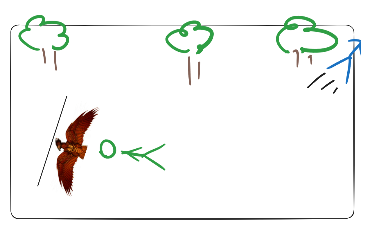

This is a level from a 2D game, rendered from its Tiled map with the project's own tilesets. A one-line summary and the complete map file follow:
An orthogonal 23x15 tile map with 16x16 px tiles, 3 tile layers (Back, Buildings, Front), 1 hidden layer not drawn.

<map version="1.10" tiledversion="1.11.2" orientation="orthogonal" renderorder="right-down" compressionlevel="0" width="23" height="15" tilewidth="16" tileheight="16" infinite="0" nextlayerid="9" nextobjectid="4">
 <tileset firstgid="1" name="z_Suryawati55_Hogwarts" tilewidth="16" tileheight="16" tilecount="345" columns="23">
  <image source="z_Suryawati55_Hogwarts.png" width="368" height="240" />
 </tileset>
 <layer id="1" name="Back" width="23" height="15">
  <data encoding="csv">
1,2,3,4,5,6,7,8,9,10,11,12,13,14,15,16,17,18,19,20,21,22,23,
24,25,26,27,28,29,30,31,32,33,34,35,36,37,38,39,40,41,42,43,44,45,46,
47,48,49,50,51,52,53,54,55,56,57,58,59,60,61,62,63,64,65,66,67,68,69,
70,71,72,73,74,75,76,77,78,79,80,81,82,83,84,85,86,87,88,89,90,91,92,
93,94,95,96,97,98,99,100,101,102,103,104,105,106,107,108,109,110,111,112,113,114,115,
116,117,118,119,120,121,122,123,124,125,126,127,128,129,130,131,132,133,134,135,136,137,138,
139,140,141,142,143,144,145,146,147,148,149,150,151,152,153,154,155,156,157,158,159,160,161,
162,163,164,165,166,167,168,169,170,171,172,173,174,175,176,177,178,179,180,181,182,183,184,
185,186,187,188,189,190,191,192,193,194,195,196,197,198,199,200,201,202,203,204,205,206,207,
208,209,210,211,212,213,214,215,216,217,218,219,220,221,222,223,224,225,226,227,228,229,230,
231,232,233,234,235,236,237,238,239,240,241,242,243,244,245,246,247,248,249,250,251,252,253,
254,255,256,257,258,259,260,261,262,263,264,265,266,267,268,269,270,271,272,273,274,275,276,
277,278,279,280,281,282,283,284,285,286,287,288,289,290,291,292,293,294,295,296,297,298,299,
300,301,302,303,304,305,306,307,308,309,310,311,312,313,314,315,316,317,318,319,320,321,322,
323,324,325,326,327,328,329,330,331,332,333,334,335,336,337,338,339,340,341,342,343,344,345
</data>
 </layer>
 <layer id="2" name="Buildings" width="23" height="15">
  <data encoding="csv">
0,0,0,0,0,0,0,0,0,0,0,0,0,0,0,0,0,0,0,0,0,0,0,
0,0,0,0,0,0,0,0,0,0,0,0,0,0,0,0,0,0,0,0,0,0,0,
0,0,0,0,0,0,0,0,0,0,0,0,0,0,0,0,0,0,0,0,0,0,0,
0,0,0,0,0,0,0,0,0,0,0,0,0,0,0,0,0,0,0,0,0,0,0,
0,0,0,0,0,0,0,0,0,0,0,0,0,0,0,0,0,0,0,0,0,0,0,
0,0,0,0,0,0,0,0,0,0,0,0,0,0,0,0,0,0,0,0,0,0,0,
0,0,0,0,0,0,0,0,0,0,0,0,0,0,0,0,0,0,0,0,0,0,0,
0,0,0,0,0,0,0,0,0,0,0,0,0,0,0,0,0,0,0,0,0,0,0,
0,0,0,0,0,0,0,0,0,0,0,0,0,0,0,0,0,0,0,0,0,0,0,
0,0,0,0,0,0,0,0,0,0,0,0,0,0,0,0,0,0,0,0,0,0,0,
0,0,0,0,0,0,0,0,0,0,0,0,0,0,0,0,0,0,0,0,0,0,0,
0,0,0,0,0,0,0,0,0,0,0,0,0,0,0,0,0,0,0,0,0,0,0,
0,0,0,0,0,0,0,0,0,0,0,0,0,0,0,0,0,0,0,0,0,0,0,
0,0,0,0,0,0,0,0,0,0,0,0,0,0,0,0,0,0,0,0,0,0,0,
0,0,0,0,0,0,0,0,0,0,0,0,0,0,0,0,0,0,0,0,0,0,0
</data>
 </layer>
 <layer id="7" name="Buildings1" width="23" height="15" visible="0">
  <data encoding="csv">
0,0,0,0,0,0,0,0,0,0,0,0,0,0,0,0,0,0,0,0,0,0,0,
0,0,0,0,0,0,0,0,0,0,0,0,0,0,0,0,0,0,0,0,0,0,0,
0,0,0,0,0,0,0,0,0,0,0,0,0,0,0,0,0,0,0,0,0,0,0,
0,0,0,0,0,0,0,0,0,0,0,0,0,0,0,0,0,0,0,0,0,0,0,
0,0,0,0,0,0,0,0,0,0,0,0,0,0,0,0,0,0,0,0,0,0,0,
0,0,0,0,0,0,0,0,0,0,0,0,0,0,0,0,0,0,0,0,0,0,0,
0,0,0,0,0,0,0,0,0,0,0,0,0,0,0,0,0,0,0,0,0,0,0,
0,0,0,0,0,0,0,0,0,0,0,0,0,0,0,0,0,0,0,0,0,0,0,
0,0,0,0,0,0,0,0,0,0,0,0,0,0,0,0,0,0,0,0,0,0,0,
0,0,0,0,0,0,0,0,0,0,0,0,0,0,0,0,0,0,0,0,0,0,0,
0,0,0,0,0,0,0,0,0,0,0,0,0,0,0,0,0,0,0,0,0,0,0,
0,0,0,0,0,0,0,0,0,0,0,0,0,0,0,0,0,0,0,0,0,0,0,
0,0,0,0,0,0,0,0,0,0,0,0,0,0,0,0,0,0,0,0,0,0,0,
0,0,0,0,0,0,0,0,0,0,0,0,0,0,0,0,0,0,0,0,0,0,0,
0,0,0,0,0,0,0,0,0,0,0,0,0,0,0,0,0,0,0,0,0,0,0
</data>
 </layer>
 <layer id="3" name="Front" width="23" height="15">
  <data encoding="csv">
0,0,0,0,0,0,0,0,0,0,0,0,0,0,0,0,0,0,0,0,0,0,0,
0,0,0,0,0,0,0,0,0,0,0,0,0,0,0,0,0,0,0,0,0,0,0,
0,0,0,0,0,0,0,0,0,0,0,0,0,0,0,0,0,0,0,0,0,0,0,
0,0,0,0,0,0,0,0,0,0,0,0,0,0,0,0,0,0,0,0,0,0,0,
0,0,0,0,0,0,0,0,0,0,0,0,0,0,0,0,0,0,0,0,0,0,0,
0,0,0,0,0,0,0,0,0,0,0,0,0,0,0,0,0,0,0,0,0,0,0,
0,0,0,0,0,0,0,0,0,0,0,0,0,0,0,0,0,0,0,0,0,0,0,
0,0,0,0,0,0,0,0,0,0,0,0,0,0,0,0,0,0,0,0,0,0,0,
0,0,0,0,0,0,0,0,0,0,0,0,0,0,0,0,0,0,0,0,0,0,0,
0,0,0,0,0,0,0,0,0,0,0,0,0,0,0,0,0,0,0,0,0,0,0,
0,0,0,0,0,0,0,0,0,0,0,0,0,0,0,0,0,0,0,0,0,0,0,
0,0,0,0,0,0,0,0,0,0,0,0,0,0,0,0,0,0,0,0,0,0,0,
0,0,0,0,0,0,0,0,0,0,0,0,0,0,0,0,0,0,0,0,0,0,0,
0,0,0,0,0,0,0,0,0,0,0,0,0,0,0,0,0,0,0,0,0,0,0,
0,0,0,0,0,0,0,0,0,0,0,0,0,0,0,0,0,0,0,0,0,0,0
</data>
 </layer>
 <objectgroup id="4" name="Back" />
 <objectgroup id="5" name="Buildings" />
 <objectgroup id="8" name="Buildings1" />
 <objectgroup id="6" name="Front" />
</map>
